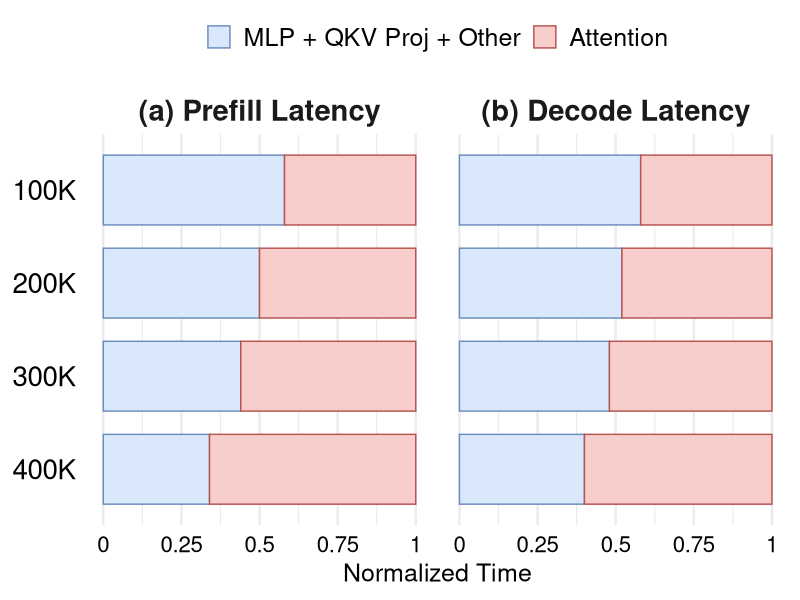

Here is the R script that generated this plot:
library(tidyverse)

data <- read_csv("data/breakdown_1.csv") %>%
  mutate(
    stage = fct_inorder(stage),
    tokens = fct_rev(fct_inorder(tokens)),
    component = fct_inorder(component)
  )

fig <- ggplot(data, aes(x = latency, y = tokens, fill = component, colour = component)) +
  geom_col(width = 0.75, position = position_stack(reverse = TRUE)) +
  facet_grid(. ~ stage) +
  scale_fill_manual(
    values = c("Non-Attention" = "#DAE8FC", "Attention" = "#F8CECC"),
    labels = c("Non-Attention" = "MLP + QKV Proj + Other", "Attention" = "Attention"),
  ) +
  scale_colour_manual(
    values = c("Non-Attention" = "#6C8EBF", "Attention" = "#B85450"),
    labels = c("Non-Attention" = "MLP + QKV Proj + Other", "Attention" = "Attention"),
  ) +
  scale_x_continuous(
    limits = c(0, 1),
    breaks = c(0, 0.25, 0.5, 0.75, 1),
    labels = c("0", "0.25", "0.5", "0.75", "1"),
  ) +
  labs(x = "Normalized Time", y = NULL) +
  theme_minimal(base_size = 18) +
  theme(
    strip.text = element_text(size = 21, face = "bold"),
    legend.position = "top",
    legend.title = element_blank(),
    legend.text = element_text(size = 18),
    axis.text.x = element_text(size = 16, colour = "black"),
    axis.text.y = element_text(size = 20, colour = "black"),
    panel.grid.major.y = element_blank(),
  )

ggsave("breakdown_1.pdf", fig, width = 7.0, height = 4.0, units = "in")
